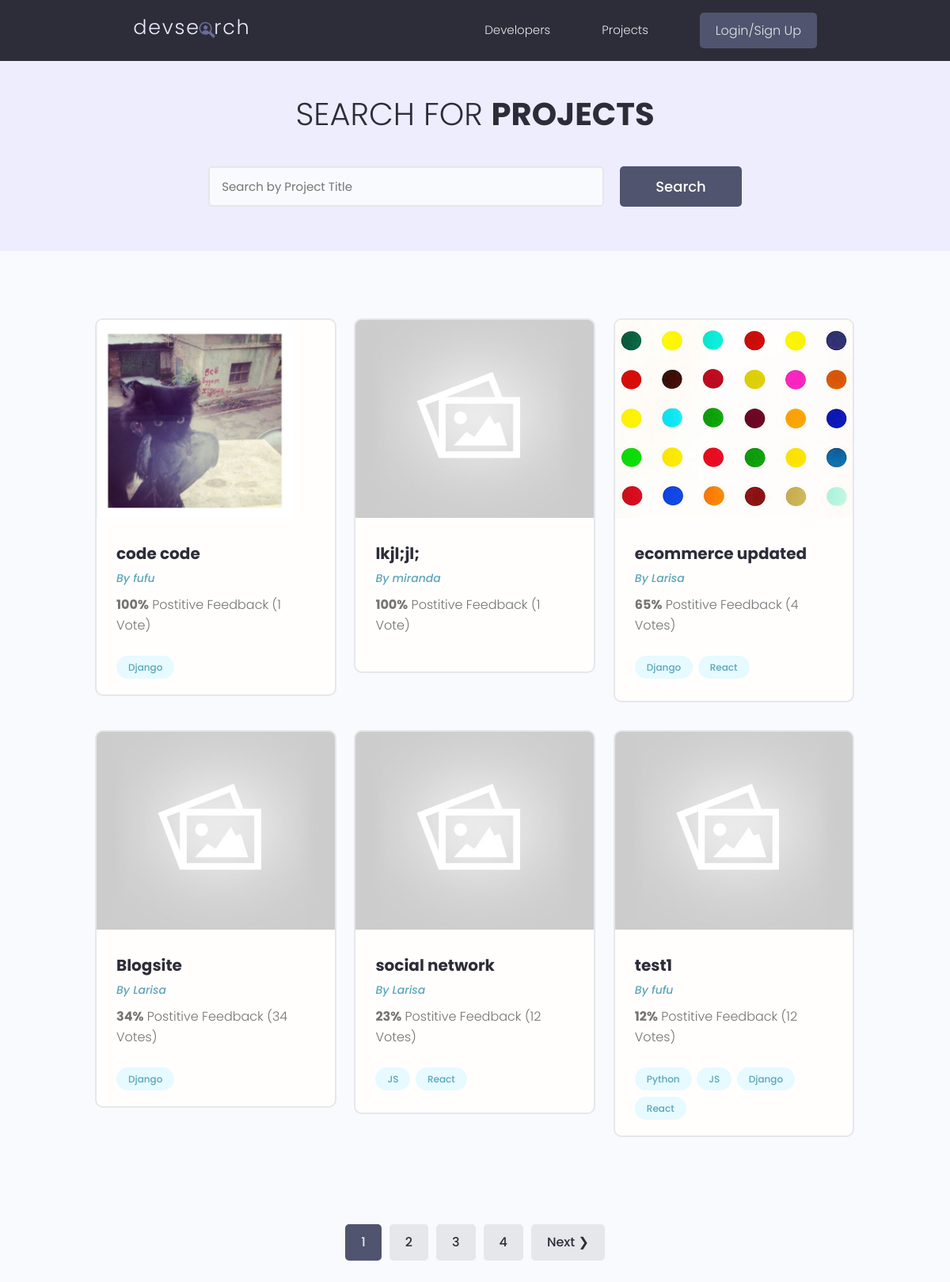
/projects/, run on the app's committed database.
### projects/models.py (models this page shows, shortened)
class Project(models.Model):
    owner = models.ForeignKey(Profile, null=True, blank=True, on_delete=models.SET_NULL)
    title = models.CharField(max_length=200)
    description = models.TextField(null=True, blank=True)
    featured_image = models.ImageField(null=True, blank=True, default="default.jpg")
    demo_link = models.CharField(max_length=2000, null=True, blank=True)
    source_link = models.CharField(max_length=2000, null=True, blank=True)
    tags = models.ManyToManyField('Tag', blank=True)
    vote_total = models.IntegerField(default=0, null=True, blank=True)
    vote_ratio = models.IntegerField(default=0, null=True, blank=True)
    created = models.DateTimeField(auto_now_add=True)
    id = models.UUIDField(default=uuid.uuid4, unique=True, primary_key=True, editable=False)
    class Meta:
        ordering = ['-vote_ratio', '-vote_total', 'title']

class Tag(models.Model):
    name = models.CharField(max_length=200)
    created = models.DateTimeField(auto_now_add=True)
    id = models.UUIDField(default=uuid.uuid4, unique=True, primary_key=True, editable=False)
    def __str__(self):
        return self.name

### users/models.py (models this page shows, shortened)
class Profile(models.Model):
    user = models.OneToOneField(User, on_delete=models.CASCADE, null=True, blank=True)
    name = models.CharField(max_length=200, blank=True, null=True)
    email = models.EmailField(max_length=500, blank=True, null=True)
    username = models.CharField(max_length=200, blank=True, null=True)
    location = models.CharField(max_length=200, blank=True, null=True)
    short_info = models.CharField(max_length=200, blank=True, null=True)
    bio = models.TextField(blank=True, null=True)
    profile_image = models.ImageField(null=True, blank=True, upload_to='profiles/', default='profiles/user-default.jpg')
    social_github = models.CharField(max_length=200, blank=True, null=True)
    social_twitter = models.CharField(max_length=200, blank=True, null=True)
    social_linkedin = models.CharField(max_length=200, blank=True, null=True)
    social_youtube = models.CharField(max_length=200, blank=True, null=True)
    social_website = models.CharField(max_length=200, blank=True, null=True)
    created = models.DateTimeField(auto_now_add=True)
    id = models.UUIDField(default=uuid.uuid4, unique=True, primary_key=True, editable=False)

### projects/views.py (the view)
# urls.py: path('projects/', views.getProjects),
def projects(request):
    projects, search_query = searchProjects(request)
    custom_range, projects = paginateProjects(request, projects, 6)
    context = {'projects': projects, 'search_query': search_query, 'custom_range': custom_range}
    return render(request, 'projects/projects.html', context )

### projects/utils.py (called while the page is built)
def paginateProjects(request, projects, results):
    page = request.GET.get('page')
    paginator = Paginator(projects, results)
    try:
        projects = paginator.page(page)
    except PageNotAnInteger:
        page = 1
        projects = paginator.page(page)
    except EmptyPage:
        page = paginator.num_pages
        projects = paginator.page(page)
    leftIndex = (int(page) - 4)
    if leftIndex < 1:
        leftIndex = 1
    rightIndex = (int(page) + 5)
    if rightIndex > paginator.num_pages:
        rightIndex = paginator.num_pages + 1
    custom_range = range(leftIndex, rightIndex)
    return custom_range, projects

def searchProjects(request):
    search_query = ''
    if request.GET.get('search_query'):
        search_query = request.GET.get('search_query')
    tags = Tag.objects.filter(name__icontains=search_query)
    projects = Project.objects.distinct().filter(
        Q( title__icontains=search_query) |
        Q( description__icontains=search_query) |
        Q( owner__name__icontains=search_query) |
        Q( tags__in=tags)
    )
    return projects, search_query

### projects/templates/projects/projects.html (shortened to what this page needs)
{% extends 'main.html' %}
{% block content %}
<main class="projects">
    <section class="hero-section text-center">
      <div class="container container--narrow">
        <div class="hero-section__box">
          <h2>Search for <span>Projects</span></h2>
        </div>
        <div class="hero-section__search">
          <form id="searchForm" class="form" action="{% url 'projects' %}" method="get">
            <div class="form__field">
              <input class="input input--text" id="formInput#search" type="text" name="search_query"
                placeholder="Search by Project Title" value="{{search_query}}" />
            </div>
            <input class="btn btn--sub btn--lg" type="submit" value="Search" />
          </form>
        </div>
      </div>
    </section>
    <section class="projectsList">
      <div class="container">
        <div class="grid grid--three">
        {% for project in projects %}
          <div class="column">
            <div class="card project">
              <a href="{% url 'project' project.id %}" class="project">
                <img class="project__thumbnail" src="{{ project.featured_image.url}}" alt="project thumbnail" />
                <div class="card__body">
                  <h3 class="project__title">{{project.title}}</h3>
                  <p><a class="project__author" href="{% url 'user-profile' project.owner.id %}">By {{project.owner.name}}</a></p>
                  <p class="project--rating">
                    <span style="font-weight: bold;">{{project.vote_ratio}}%</span> Postitive
                    Feedback ({{project.vote_total}} Vote{{project.vote_total|pluralize:"s"}})
                  </p>
                  <div class="project__tags">
                    {% for tag in project.tags.all %}
                    <span class="tag tag--pill tag--main">
                        <small>{{ tag }}</small>
                    </span>
                    {% endfor %}
                  </div>
                </div>
              </a>
            </div>
          </div>
          {% endfor %}
        </div>
      </div>
    </section>
    {% include 'pagination.html'  with queryset=projects custom_range=custom_range %}
  </main>
{% endblock content %}

### static/styles/app.css (style rules this page uses)
:root { --color-sub: #2d2d39; }
.btn--sub { background-color: var(--color-sub-light); }
.card { border: 2px solid var(--color-light); }
img { width: 100%; }
.hero-section { height: 40vh; display: flex; align-items: center; background-color: var(--color-sub); }
.hero-section__box { margin-bottom: 4rem; }
.hero-section__box > h2, .hero-section__box > h2 > span { font-size: 4rem; color: var(--color-light); line-height: 1.3; text-transform: uppercase; }
.hero-section__box > h2 { font-weight: 300; }
.hero-section__box > h2 > span { font-weight: 700; }
.hero-section__search > .form { display: flex; align-items: center; justify-content: center; gap: 2rem; }
.hero-section__search > .form input.input--text { width: 50rem; }
.project__author { font-size: 1.4rem; font-style: italic; }
.project--rating { margin-bottom: 1.6em; margin-top: .5em; }
.projects > .hero-section { background: var(--color-sub-lighter); height: 30vh; }
.projects .hero-section__box { margin-bottom: 2.5rem; }
.projects .hero-section__box > h2 { color: var(--color-sub); }
.projects .hero-section__box > h2 > span { font-weight: 700; color: var(--color-sub); }
.projectsList { margin-top: 8rem; }
.project__thumbnail { height: 25rem; object-fit: cover; object-position: top center; }
.project__title { font-size: 2rem; font-weight: 700; color: var(--color-sub); }

### static/uikit/styles/modules/_variables.css (style rules this page uses)
:root { --color-main: #5aa5b9; --color-main-light: #e6faff; --color-sub: #3f4156; --color-sub-light: #51546e; --color-sub-lighter: #ededfd; --color-text: #737373; --color-gray: #8b8b8b; --color-light: #e5e7eb; --color-light-gray: #767676; --color-bg: #f8fafd; --color-white: #fffefd; --color-white-light: #f3f3f3; --color-success: #359e64; --color-success-bg: #def8e8; --color-error: #fc4b0b; --color-error-bg: #fff2ee; --font-base: 'Poppins', arial, helvetica, 'Segoe UI', roboto, ubuntu, sans-serif; --font-monospace: 'Fira Code', 'Courier New', courier, monospace; --font-regular: 300; --font-medium: 500; --font-bold: 700; --generic-shadow: 1px 1px 5px #00000010; --generic-transition: all 0.3s ease-in-out; }

### static/uikit/styles/modules/_base.css (style rules this page uses)
* { margin: 0; padding: 0; box-sizing: border-box; text-rendering: optimizeLegibility; color: inherit; font-size: inherit; }
html { font-size: 50%; }
@media only screen and (min-width: 480px) { html { font-size: 56.25%; } }
@media only screen and (min-width: 1200px) { html { font-size: 62.5%; } }
body { line-height: 1.6; font-weight: 400; font-size: 1.5rem; color: var(--color-text); background-color: var(--color-bg); min-height: 100vh; }

### static/uikit/styles/modules/_typography.css (style rules this page uses)
* { font-family: var(--font-base); }
h2 { font-size: 3.6rem; font-weight: var(--font-bold); }
h3 { font-size: 3.2rem; font-weight: var(--font-medium); }
p, span, strong { font-size: 1.6rem; color: var(--color-text); font-weight: var(--font-regular); }
a { padding-bottom: 2px; text-decoration: none; display: inline-block; color: var(--color-main); font-weight: var(--font-medium); }

### static/uikit/styles/modules/_utilities.css (style rules this page uses)
.container { width: 92%; max-width: 165rem; margin: 0 auto; box-sizing: border-box; }
.container--narrow { width: 92%; max-width: 120rem; }
@media screen and (min-width: 1000px) { .container { width: 90%; } }
@media screen and (min-width: 1000px) { .container--narrow { width: 85%; } }
@media screen and (min-width: 1200px) { .container { width: 80%; } }
@media screen and (min-width: 1200px) { .container--narrow { width: 72%; } }
.text-center { text-align: center; }

### static/uikit/styles/modules/_button.css (style rules this page uses)
.btn { display: inline-block; position: relative; cursor: pointer; background-color: var(--color-light); font-weight: var(--font-medium); color: var(--color-sub); text-decoration: none; padding: 1rem 2rem; border-radius: 0.5rem; border: none; width: -webkit-fit-content; width: -moz-fit-content; width: fit-content; height: -webkit-fit-content; height: -moz-fit-content; height: fit-content; font-size: 1.6rem; outline-width: 0; outline-color: transparent; -webkit-backface-visibility: hidden; backface-visibility: hidden; transition: all 0.3s ease-in-out; }
.btn--sub { background-color: var(--color-sub); color: var(--color-white); }
.btn--lg { font-size: 1.8rem; padding: 1.2rem 4.5rem; }

### static/uikit/styles/modules/_card.css (style rules this page uses)
.card { border-radius: 1rem; background-color: var(--color-white); border: 1.5px solid var(--color-light); width: auto; height: auto; margin-top: 0.5rem; margin-bottom: 0.5rem; overflow: hidden; }
.card__body, .card__header { padding: 2rem 2.5rem; }

### data on the page
Project: featured_image (picture), title "code code", owner.name "fufu", vote_ratio "100", vote_total "1"
Tag: name "Django"
Project: featured_image (placeholder picture), title "lkjl;jl;", owner.name "miranda", vote_ratio "100", vote_total "1"
Project: featured_image (picture), title "ecommerce updated", owner.name "Larisa", vote_ratio "65", vote_total "4"
Tag: name "React"
Project: featured_image (placeholder picture), title "Blogsite", owner.name "Larisa", vote_ratio "34", vote_total "34"
Project: featured_image (placeholder picture), title "social network", owner.name "Larisa", vote_ratio "23", vote_total "12"
Tag: name "JS"
Project: featured_image (placeholder picture), title "test1", owner.name "fufu", vote_ratio "12", vote_total "12"
Tag: name "Python"

### other printed values
{{ page }} "1"
{{ page }} "2" "3" "4"
